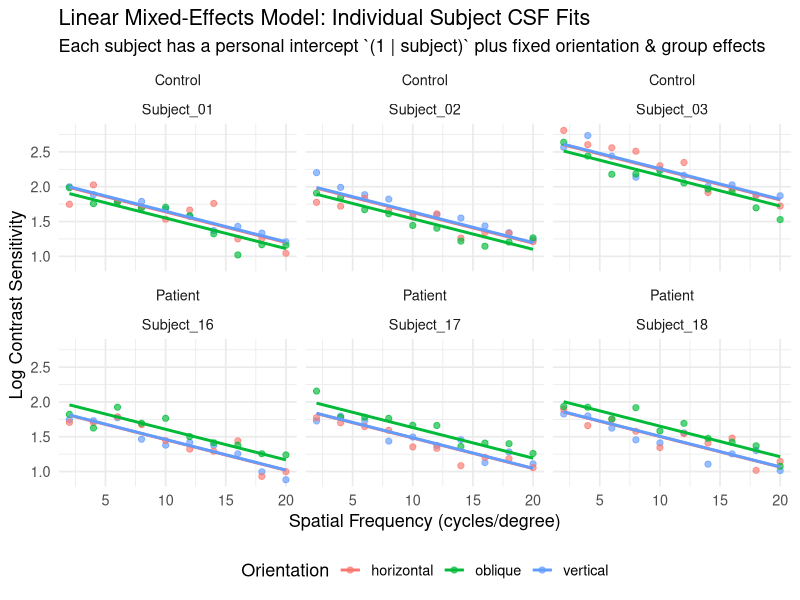
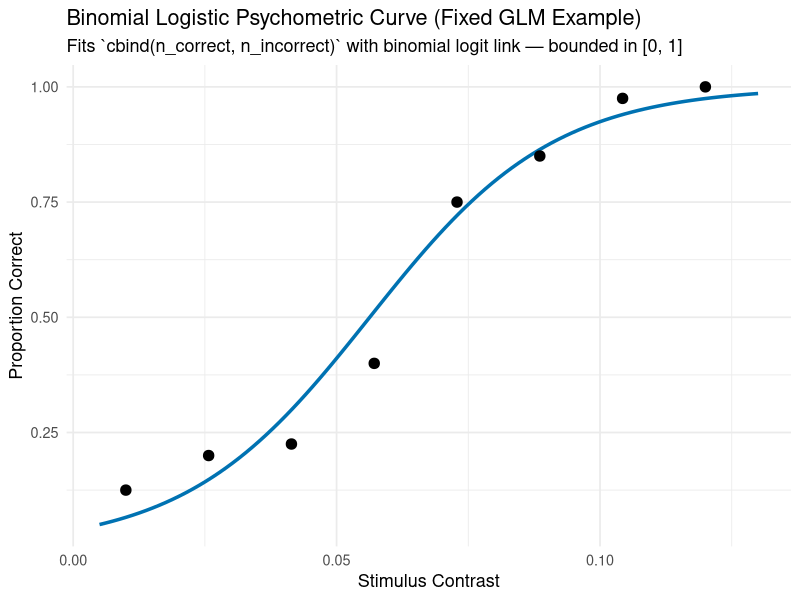

Here is the R script that generated these plots, in order:
# =============================================================================
#  BIOSTATS 2 — SCRIPT 10: LINEAR MIXED-EFFECTS MODELS & PROBABILITY SIMULATIONS
#  Course  : Biostatistics & Experimental Design II (NECO)
#  Source  : Reorganized & fixed from B2_Lecture_5_New_Regression.R &
#            sleeping_beauty_problem.R
#  Datasets: Simulated Contrast Sensitivity Function (CSF) longitudinal cohort
#            & Monte Carlo probability simulation
#
#  Topics Covered:
#    1. Generating structured factorial vision-science simulations (`expand_grid`)
#    2. Why ordinary `lm()` ignores repeated-measures clustering within subjects
#    3. Fitting & visualizing Linear Mixed-Effects Models (`lme4::lmer` + `lmerTest`)
#       with random subject intercepts `(1 | subject)`
#    4. Fixing a real psychometric GLM bug (binomial vs. Gaussian link!)
#    5. Monte Carlo probability puzzles: The Sleeping Beauty Problem
# =============================================================================


# ---- 0. Setup ---------------------------------------------------------------
rm(list = ls())
library(tidyverse)
library(lme4)        # Linear mixed-effects models
library(lmerTest)    # Adds Satterthwaite df & p-values to lmer()
theme_set(theme_minimal(base_size = 13))
set.seed(416)


# ---- 1. Simulating a Vision Science CSF Study (Repeated Measures!) ----------
# Suppose 30 subjects (15 Patients, 15 Controls — note: each subject belongs
# to ONE group, fixing the legacy script where every subject was in BOTH groups!)
# are tested across 3 orientations and 10 spatial frequencies (1 to 30 cpd).

n_per_group <- 15
subjects_tbl <- tibble(
  subject      = factor(paste0("Subject_", sprintf("%02d", 1:(2 * n_per_group)))),
  group        = factor(rep(c("Control", "Patient"), each = n_per_group)),
  subj_offset  = rnorm(2 * n_per_group, mean = 0, sd = 0.22)  # Individual baseline sensitivity!
)

csf_data <- tidyr::expand_grid(
  subject           = subjects_tbl$subject,
  orientation       = factor(c("vertical", "horizontal", "oblique")),
  spatial_frequency = seq(2, 20, by = 2)
) |>
  left_join(subjects_tbl, by = "subject") |>
  mutate(
    # Realistic log contrast sensitivity: declines with high spatial frequency;
    # Patients show reduced sensitivity at cardinal (vertical/horizontal) orientations!
    cardinal_drop = if_else(group == "Patient" & orientation %in% c("vertical", "horizontal"),
                            -0.25, 0.00),
    oblique_eff   = if_else(orientation == "oblique", -0.10, 0.00),
    log_cs        = 2.15 + subj_offset - 0.045 * spatial_frequency +
                    cardinal_drop + oblique_eff + rnorm(n(), 0, 0.10)
  )

head(csf_data)


# ---- 2. Ordinary lm() vs. Linear Mixed-Effects Model (lme4::lmer) -----------
# WRONG for repeated measures: `lm()` treats all 900 rows as independent subjects!
lm_naive <- lm(log_cs ~ group * orientation + spatial_frequency, data = csf_data)

# RIGHT for repeated measures: `(1 | subject)` gives each participant their own
# random baseline intercept, properly separating between-subject vs. within-subject error!
lmm_fit <- lmerTest::lmer(
  log_cs ~ group * orientation + spatial_frequency + (1 | subject),
  data = csf_data
)

cat("--- Naive OLS `lm()` (WRONG df — treats repeated rows as independent!) ---\n")
print(round(summary(lm_naive)$coefficients, 4))

cat("\n--- Linear Mixed Model `lmer()` (Proper subject-level random intercepts) ---\n")
print(round(summary(lmm_fit)$coefficients, 4))
# Look at `groupPatient` Std. Error & df: `lm()` vastly underestimates the SE of
# the between-subject group effect, whereas `lmer()` gets the right patient-level SE!

# Visualize subject-specific fitted lines for 6 illustrative subjects (cleanly faceted!)
csf_data <- csf_data |> mutate(pred_lmm = predict(lmm_fit))

csf_subset <- csf_data |>
  filter(subject %in% c("Subject_01", "Subject_02", "Subject_03",
                        "Subject_16", "Subject_17", "Subject_18"))

ggplot(csf_subset, aes(x = spatial_frequency, y = log_cs, colour = orientation)) +
  geom_point(alpha = 0.65, size = 1.8) +
  geom_line(aes(y = pred_lmm), linewidth = 1) +
  facet_wrap(~ group + subject) +
  labs(
    title    = "Linear Mixed-Effects Model: Individual Subject CSF Fits",
    subtitle = "Each subject has a personal intercept `(1 | subject)` plus fixed orientation & group effects",
    x        = "Spatial Frequency (cycles/degree)",
    y        = "Log Contrast Sensitivity",
    colour   = "Orientation"
  ) +
  theme(legend.position = "bottom")


# ---- 3. Clean Psychometric Logistic Curve (Fixing Legacy Gaussian Bug!) -----
# Notice how in the old B2_Lecture_5_New_Regression.R, lines 119-121 mistakenly
# fit `family = gaussian` and predicted with a mismatched column name.
# Here is the clean, valid binomial GLM on simulated trial counts!
n_trials_lvl <- 40
psy_sim <- tibble(
  contrast    = seq(0.01, 0.12, length.out = 8),
  true_prob   = plogis(-3.2 + 55 * contrast),
  n_correct   = rbinom(8, size = n_trials_lvl, prob = true_prob),
  n_incorrect = n_trials_lvl - n_correct
)

logit_fit <- glm(cbind(n_correct, n_incorrect) ~ contrast,
                 family = binomial(link = "logit"),
                 data   = psy_sim)

pred_grid <- tibble(contrast = seq(0.005, 0.13, length.out = 100)) |>
  mutate(pred_prob = predict(logit_fit, newdata = pick(everything()), type = "response"))

ggplot(psy_sim, aes(x = contrast, y = n_correct / n_trials_lvl)) +
  geom_line(data = pred_grid, aes(x = contrast, y = pred_prob),
            colour = "#0072B2", linewidth = 1.2) +
  geom_point(size = 3.2) +
  labs(
    title    = "Binomial Logistic Psychometric Curve (Fixed GLM Example)",
    subtitle = "Fits `cbind(n_correct, n_incorrect)` with binomial logit link — bounded in [0, 1]",
    x        = "Stimulus Contrast", y = "Proportion Correct"
  )


# ---- 4. Monte Carlo Probability Puzzle: Sleeping Beauty Problem -------------
# Reused & cleaned from `sleeping_beauty_problem.R`!
# Rules: A fair coin is flipped Sunday night.
#   - Heads -> Beauty is woken ONCE (Monday).
#   - Tails -> Beauty is woken TWICE (Monday AND Tuesday, memory erased between).
# Across 20,000 simulated experiments, what fraction of ALL awakenings occur
# when the coin landed Tails? ("Thirder" position -> converges to 2/3 = 0.667!)
n_runs <- 20000
flips  <- sample(c("H", "T"), size = n_runs, replace = TRUE, prob = c(0.5, 0.5))

awakenings_heads <- sum(flips == "H") * 1
awakenings_tails <- sum(flips == "T") * 2
prop_tails_given_awake <- awakenings_tails / (awakenings_heads + awakenings_tails)

cat(sprintf("\n--- Sleeping Beauty Monte Carlo (%d experiments) ---\n", n_runs))
cat(sprintf("Heads awakenings: %d | Tails awakenings: %d | P(Tails | Awake) = %.4f (theory = 2/3 = 0.6667)\n",
            awakenings_heads, awakenings_tails, prop_tails_given_awake))


# ---- 5. Try It Yourself (Exercises) -----------------------------------------
# 1. Inspect `VarCorr(lmm_fit)` to see how much total variance in `log_cs` is
#    between-subject (`subject` random intercept) vs. within-subject (`Residual`).
# 2. Add a random slope for `spatial_frequency` (`(1 + spatial_frequency | subject)`)
#    to `lmm_fit` and compare AIC with the random-intercept-only model.
# 3. Modify the Sleeping Beauty simulation so Tails wakes Beauty THREE times
#    (Mon, Tue, Wed). What probability does `prop_tails_given_awake` converge to?
